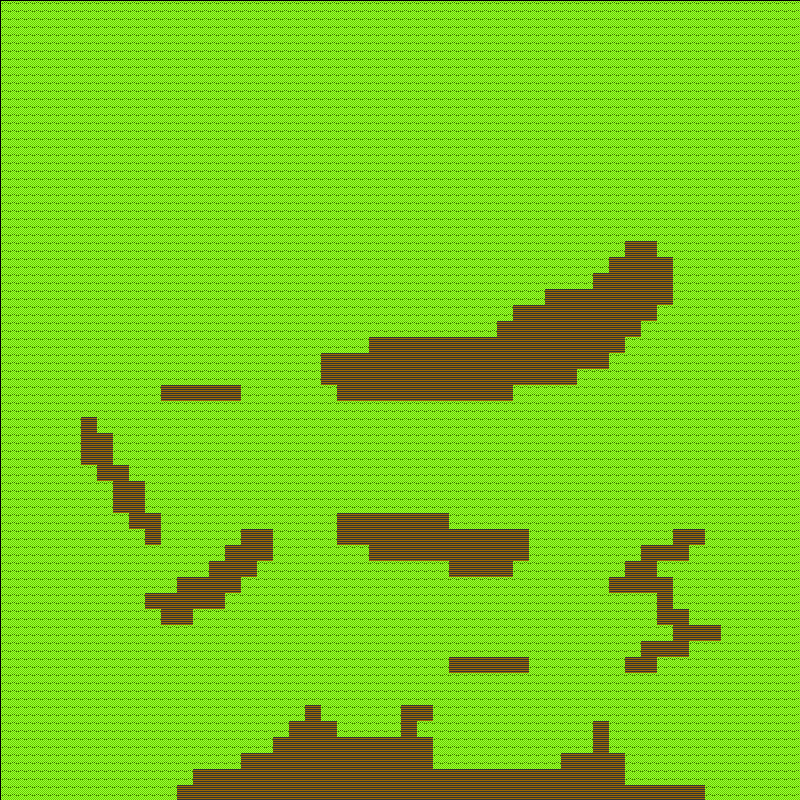

This is a level from a 2D game, rendered from its Tiled map with the project's own tilesets. A one-line summary and the map file follow, with tile-layer data summarised:
An orthogonal 50x50 tile map with 16x16 px tiles, 1 tile layer (Kachelebene 1).

<map version="1.0" orientation="orthogonal" width="50" height="50" tilewidth="16" tileheight="16">
 <tileset firstgid="1" name="tiles" tilewidth="16" tileheight="16" spacing="1" margin="1">
  <tileoffset x="1" y="1" />
  <image source="Tiles.png" width="343" height="410" />
  <tile id="5">
   <properties>
    <property name="blocked" value="" />
   </properties>
  </tile>
  <tile id="105">
   <properties>
    <property name="blocked" value="" />
   </properties>
  </tile>
 </tileset>
 <layer name="Kachelebene 1" width="50" height="50">
  <data>[2500 cells, 2500 non-empty, 2 distinct tile ids]</data>
 </layer>
</map>